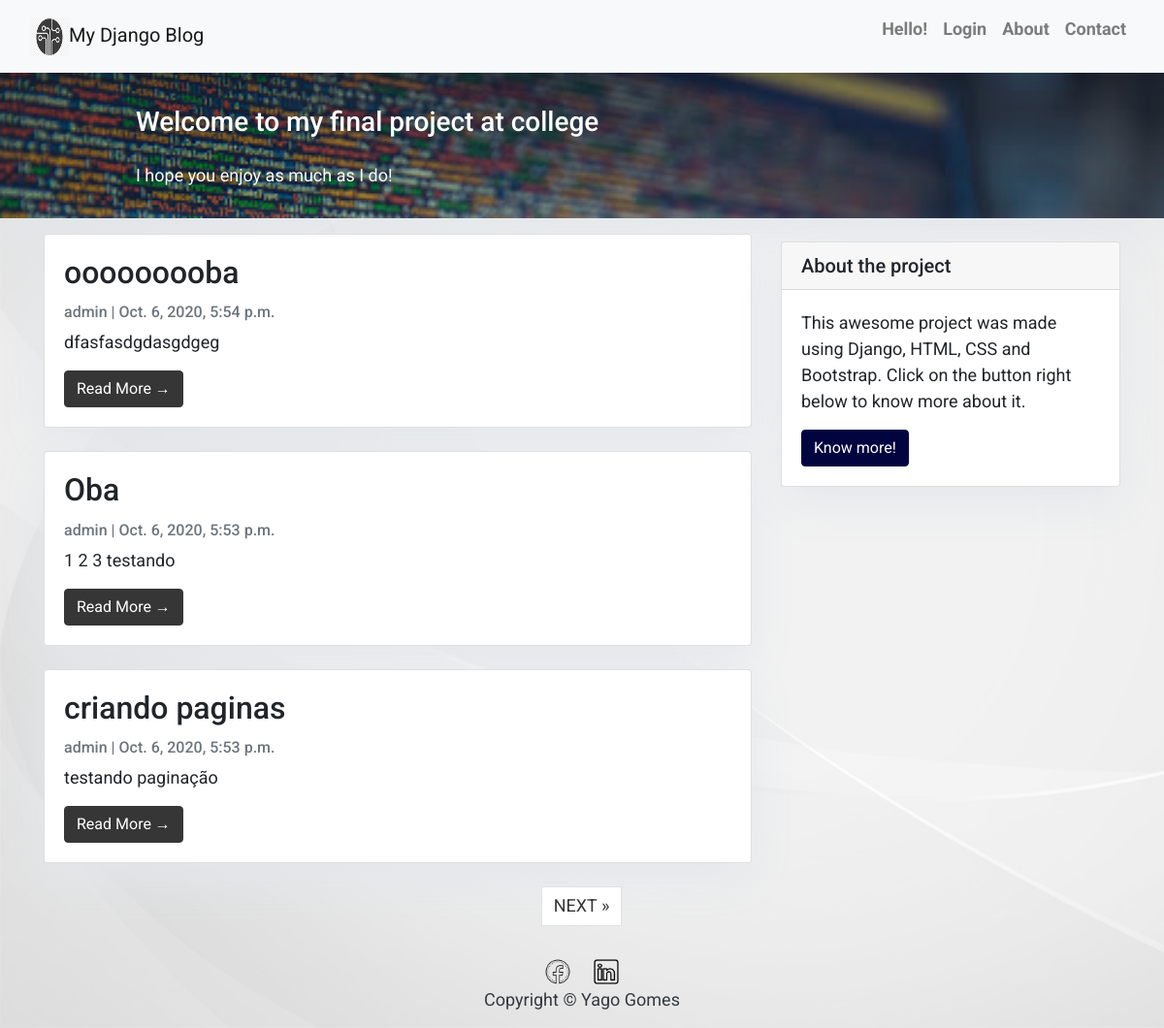
The page / on the database its author committed.
### blog_app/models.py (models this page shows, shortened)
class Post(models.Model):
    title = models.CharField(max_length=200, unique=True)
    slug = models.SlugField(max_length=200, unique=True)
    author = models.ForeignKey(User, on_delete=models.CASCADE, related_name='blog_posts')
    update_on = models.DateTimeField(auto_now=True)
    content = models.TextField()
    created_on = models.DateTimeField(auto_now_add=True)
    status = models.IntegerField(choices=STATUS, default=0)
    image = models.ImageField(upload_to='static/img/', blank=True, null=True)
    class Meta:
        ordering = ['-created_on']

### blog_app/views.py (the view)
# urls.py: path('', views.PostList.as_view(), name ='home'),
class PostList(generic.ListView):
    queryset = Post.objects.filter(status=1).order_by('-created_on')
    template_name = 'index.html'
    paginate_by = 3

### templates/index.html (shortened to what this page needs)
{% extends "base.html" %}
{% load static %}
{% block content %}
<header class="masthead" id="maintext">
    <div class="container">
        <div class="row">
            <div class=" col-md-8 col-md-10 mx-auto">
                <div class="site-heading">
                    <h3 class=" site-heading my-4 mt-3 text-white"> Welcome to my final project at college</h3>
                    <p class="text-light">I hope you enjoy as much as I do!</p>
                </div>
            </div>
        </div>
    </div>
</header>
<div class="container">
    <div class="row">
        <div class="col-md-8 mt-3 left">
            {% for post in post_list %}
            <div class="card mb-4">
                <div class="card-body">
                    <h2 class="card-title">{{ post.title }}</h2>
                    <p class="card-text text-muted h6">{{ post.author }} | {{ post.created_on}} </p>
                    <p class="card-text">{{post.content|slice:":200" }}</p>
                    <a href="{% url 'post_detail' post.slug  %}" class="btn btn-primary" id="readm">Read More &rarr;</a>
                </div>
            </div>
            {% endfor %}
        </div>
        {% block sidebar %} {% include 'sidebar.html' %} {% endblock sidebar %}
    </div>
</div>
{% if is_paginated %}
  <ul class="pagination pg-dark justify-content-center">
    {% if page_obj.has_next %}
    <li>
        <a href="?page={{ page_obj.next_page_number }}" class="page-link" id="page-link"> NEXT &raquo;</a>
    </li>
    {% endif %}
  </ul>
{% endif %}
{%endblock%}

### static/css/base.css (style rules this page uses)
body { font-family: "Roboto", sans-serif; font-size: 17px; background-color: #232323; }
.masthead { background: #363636; height: auto; padding-bottom: 15px; box-shadow: 0 16px 48px #E3E7EB; padding-top: 10px; }
#readm { background-color: #363636; border-color: #363636; }
#page-link { color: #363636; }

### templates/index.html (style rules this page uses)
body { font-family: "Roboto", sans-serif; font-size: 18px; background-image: url("static/img/bg-body.jpg"); background-size: cover; }
.card { box-shadow: 0 16px 48px #E3E7EB; }
#maintext { background-image: url("static/img/bg.jpg"); background-size: cover; }

### templates/sidebar.html (style rules this page uses)
.card { box-shadow: 0 16px 48px #E3E7EB; }

### rows shown on the page
Post: title "ooooooooba", author "admin", created_on "Oct. 6, 2020, 5:54 p.m.", content "dfasfasdgdasgdgeg"
Post: title "Oba", author "admin", created_on "Oct. 6, 2020, 5:53 p.m.", content "1 2 3 testando"
Post: title "criando paginas", author "admin", created_on "Oct. 6, 2020, 5:53 p.m.", content "testando paginação"
